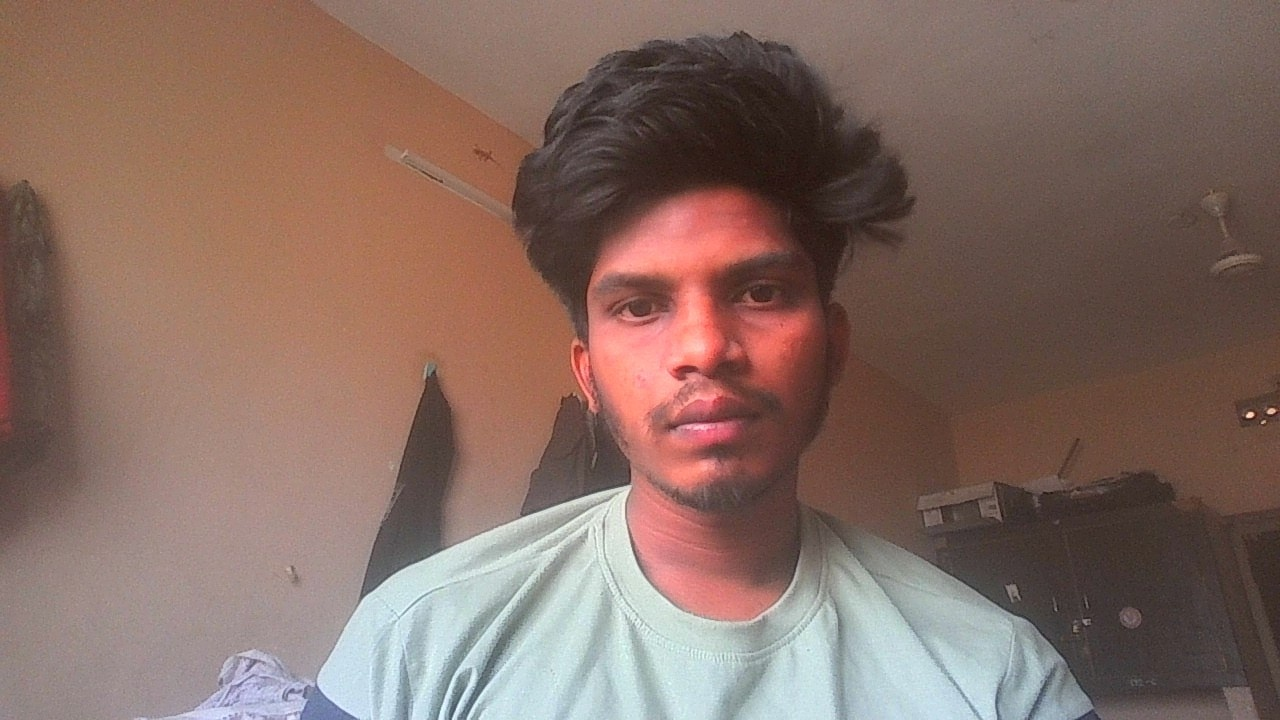
#> input picture Smart_Monitoring_System/dataset/KOTANA PRADEEP_1_0.jpg, 1280 x 720 px
$ python -i behavior_capture.py   (imports and definitions only)
#> lines starting #> are read from the running program, lines starting #| are printed output that depends on the picture
#> further down, picture is the input picture: shape (720, 1280, 3); mean B, G, R 99.5, 108.6, 134.1
"""
Real-time Behavior Capture and Analysis Module
Captures user images from webcam and detects behavior states: Active, Dull, or Sleepy
"""

import cv2
import numpy as np
import logging
from typing import Dict, Tuple, Optional
from datetime import datetime
from collections import deque
import base64
from io import BytesIO
from PIL import Image

logger = logging.getLogger(__name__)


class BehaviorCaptureAnalyzer:
    """Captures and analyzes real-time behavior from webcam"""

    # Behavior states
    ACTIVE = "Active"
    DULL = "Dull"
    DROWSY = "Drowsy"
    SLEEPY = "Sleepy"

    def __init__(self):
        """Initialize behavior capture analyzer"""
        self.cap = None
        self.current_frame = None
        self.behavior_history = deque(maxlen=30)  # Last 30 frames
        self.eye_cascade = cv2.CascadeClassifier(
            cv2.data.haarcascades + 'haarcascade_eye.xml'
        )
        self.face_cascade = cv2.CascadeClassifier(
            cv2.data.haarcascades + 'haarcascade_frontalface_default.xml'
        )

        # Behavior tracking
        self.frame_count = 0
        self.eye_blink_count = 0
        self.head_movement = deque(maxlen=10)
        self.last_frame_gray = None

        # Detection thresholds
        self.eye_closure_threshold = 0.3  # 30% of time eyes closed = sleepy
        self.motion_threshold = 1.2  # Lowered: very low motion = dull
        self.activity_threshold = 5.0  # Lowered: moderate motion = active

        logger.info("BehaviorCaptureAnalyzer initialized")

    # [48 lines left out: functions initialize_camera, capture_frame, not called in this run]

    def detect_eyes(self, frame: np.ndarray) -> Tuple[int, bool]:
        """
        Detect eyes in frame and determine if closed

        Args:
            frame: Input frame

        Returns:
            Tuple of (eyes_detected_count, eyes_likely_closed)
        """
        try:
            gray = cv2.cvtColor(frame, cv2.COLOR_BGR2GRAY)
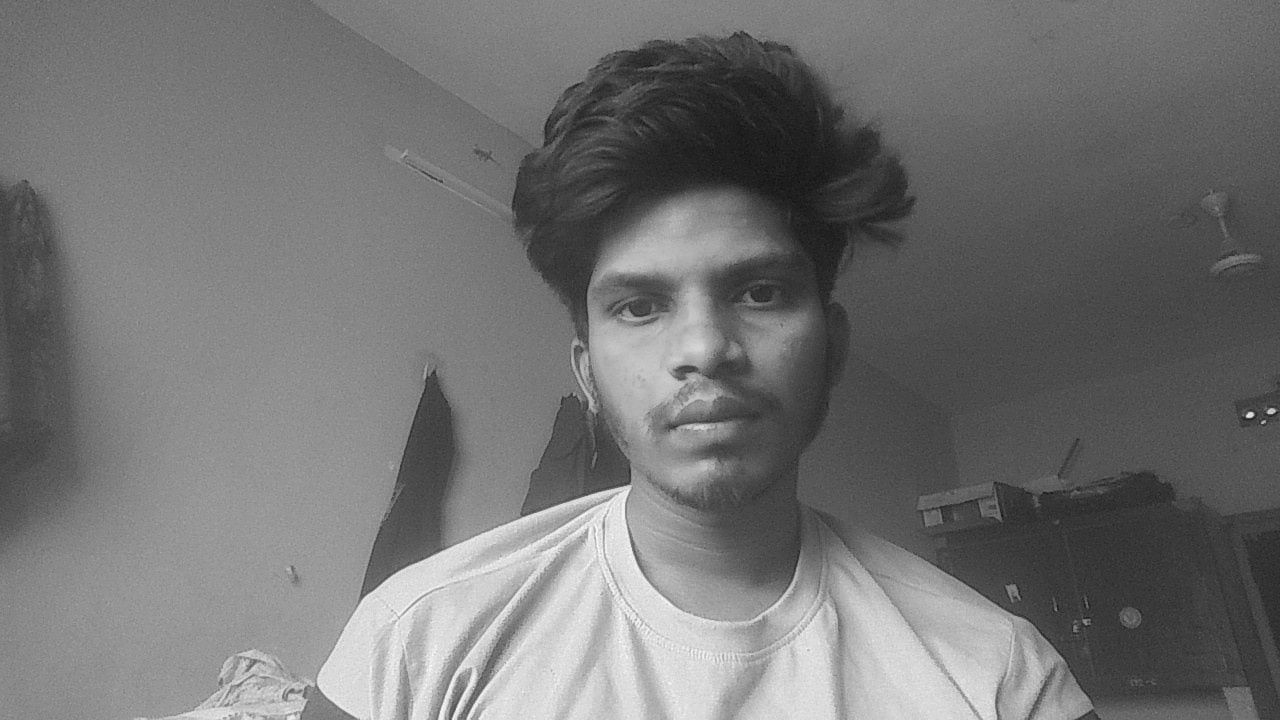
#> gray: shape (720, 1280); min 19, max 252, mean 115.2
            faces = self.face_cascade.detectMultiScale(gray, 1.3, 5)
#> faces = [[561, 189, 281, 281]]

            eyes_detected = 0
            eyes_closed = False

            for (x, y, w, h) in faces:
                roi_gray = gray[y:y+h, x:x+w]
                roi_color = frame[y:y+h, x:x+w]

                # Detect eyes in face region
                eyes = self.eye_cascade.detectMultiScale(roi_gray)
                eyes_detected = len(eyes)

                # Analyze eye closure based on darkness and size
                if eyes_detected == 0 or eyes_detected < 2:
                    # Eyes not fully visible or closed
                    roi_brightness = np.mean(roi_gray)
                    roi_contrast = np.std(roi_gray)

                    # If dark and low contrast in eye region = likely closed
                    if roi_brightness < 100 and roi_contrast < 50:
                        eyes_closed = True
                else:
                    eyes_closed = False
#> this loop made 1 pass
#> (x, y, w, h, eyes, eyes_detected, eyes_closed) on pass 1: (561, 189, 281, 281, [[37, 77, 82, 82], [164, 74, 63, 63]], 2, False)
#> pass 1, in detect_eyes, `roi_gray = gray[y:y+h, x:x+w]`:
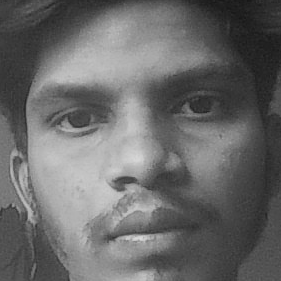
#> roi_gray: shape (281, 281); min 22, max 219, mean 105.5
#> pass 1, in detect_eyes, `roi_color = frame[y:y+h, x:x+w]`:
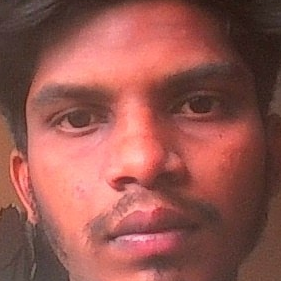
#> roi_color: shape (281, 281, 3); mean B, G, R 80.3, 87.2, 150.9

            return eyes_detected, eyes_closed

        except Exception as e:
            logger.error(f"Error detecting eyes: {e}")
            return 0, False

    def detect_motion(self, frame: np.ndarray) -> float:
        """
        Detect motion/movement in frame

        Args:
            frame: Current frame

        Returns:
            Motion magnitude (0-100)
        """
        try:
            gray = cv2.cvtColor(frame, cv2.COLOR_BGR2GRAY)

            if self.last_frame_gray is None:
                self.last_frame_gray = gray
                return 0.0

            # Calculate optical flow for motion detection
            flow = cv2.calcOpticalFlowFarneback(
                self.last_frame_gray, gray, None, 0.5, 3, 15, 3, 5, 1.2, 0
            )

            # Calculate motion magnitude
            mag, _ = cv2.cartToPolar(flow[..., 0], flow[..., 1])
            motion = np.mean(mag)

            self.last_frame_gray = gray
            return float(motion)

        except Exception as e:
            logger.error(f"Error detecting motion: {e}")
            return 0.0

    def analyze_behavior_state(self, frame: np.ndarray) -> Dict:
        """
        Analyze current behavior state: Active, Dull, or Sleepy

        Args:
            frame: Input frame from camera

        Returns:
            Behavior analysis result
        """
        try:
            self.frame_count += 1

            # Detect eyes
            eyes_detected, eyes_closed = self.detect_eyes(frame)
#> eyes_detected = 2; eyes_closed = False

            # Detect motion
            motion = self.detect_motion(frame)
#> motion = 0
            self.head_movement.append(motion)

            # Track eye blinks
            if eyes_closed:
                self.eye_blink_count += 1

            # Calculate metrics
            avg_motion = np.mean(list(self.head_movement)) if self.head_movement else 0
            eye_closure_ratio = min(self.eye_blink_count / max(self.frame_count, 1), 1.0)

            # Determine behavior state
            behavior_state = self._determine_state(
                eyes_detected, eyes_closed, avg_motion, eye_closure_ratio
            )
#> behavior_state = 'Active'

            # Store in history
            self.behavior_history.append(behavior_state)

            # Calculate confidence
            confidence = self._calculate_confidence(
                eyes_detected, eyes_closed, avg_motion, eye_closure_ratio
            )
#> confidence = 70

            result = {
                "timestamp": datetime.now().isoformat(),
                "behavior": behavior_state,
                "confidence": confidence,
                "eyes_detected": eyes_detected,
                "eyes_closed": eyes_closed,
                "motion": float(avg_motion),
                "eye_closure_ratio": float(eye_closure_ratio),
                "frame_count": self.frame_count,
                "details": {
                    "current_motion": float(motion),
                    "avg_motion": float(avg_motion),
                    "motion_trend": "increasing" if len(self.head_movement) >= 2 and self.head_movement[-1] > self.head_movement[-2] else "decreasing"
                }
            }

            logger.info(f"Behavior detected: {behavior_state} (confidence: {confidence:.2f}%)")
            return result

        except Exception as e:
            logger.error(f"Error analyzing behavior: {e}")
            return {
                "timestamp": datetime.now().isoformat(),
                "behavior": "Unknown",
                "confidence": 0.0,
                "error": str(e)
            }

    def _determine_state(
        self,
        eyes_detected: int,
        eyes_closed: bool,
        avg_motion: float,
        eye_closure_ratio: float
    ) -> str:
        """
        Determine behavior state based on metrics

        Args:
            eyes_detected: Number of eyes detected
            eyes_closed: Whether eyes are likely closed
            avg_motion: Average motion magnitude
            eye_closure_ratio: Ratio of frames with closed eyes

        Returns:
            Behavior state string
        """
        # SLEEPY: Eyes closed for long time
        if eyes_closed and eye_closure_ratio > 0.5:
            return self.SLEEPY

        # DROWSY: Eyes closed frequently but not permanently, or moderate closure ratio
        if eyes_closed or eye_closure_ratio > self.eye_closure_threshold:
            if avg_motion < self.motion_threshold:
                return self.SLEEPY
            else:
                return self.DROWSY

        # ACTIVE: Moderate to high motion
        if avg_motion > self.activity_threshold:
            return self.ACTIVE

        # DULL: Only if motion is extremely low and no significant activity
        if avg_motion < self.motion_threshold:
            # If eyes are wide open, maybe still ACTIVE (studying/reading)
            if eyes_detected >= 2 and not eyes_closed:
                return self.ACTIVE
            return self.DULL

        # Default to Active
        return self.ACTIVE

    def _calculate_confidence(
        self,
        eyes_detected: int,
        eyes_closed: bool,
        avg_motion: float,
        eye_closure_ratio: float
    ) -> float:
        """
        Calculate confidence score for behavior detection

        Args:
            eyes_detected: Number of eyes detected
            eyes_closed: Whether eyes are likely closed
            avg_motion: Average motion magnitude
            eye_closure_ratio: Ratio of frames with closed eyes

        Returns:
            Confidence score (0-100)
        """
        confidence = 50.0  # Base confidence

        # Eye detection improves confidence
        if eyes_detected >= 2:
            confidence += 20
        elif eyes_detected == 1:
            confidence += 10

        # Clear eye state improves confidence
        if eyes_closed or eye_closure_ratio > self.eye_closure_threshold:
            confidence += 15

        # Motion consistency improves confidence
        if len(self.head_movement) >= 10:
            motion_variance = np.std(list(self.head_movement))
            if motion_variance < 5:
                confidence += 15

        return min(confidence, 100.0)

    # [45 lines left out: functions get_frame_base64, get_behavior_summary, not called in this run]

    def release_camera(self):
        """Release camera resources"""
        if self.cap is not None:
            self.cap.release()
            logger.info("Camera released")

    def __del__(self):
        """Cleanup on object deletion"""
        self.release_camera()


class BehaviorReportGenerator:
    """Generate behavior analysis reports"""

    # [111 lines left out: functions generate_report, _determine_health_status, _generate_recommendations, _generate_drawbacks, not called in this run]

>>> import cv2
>>> picture = cv2.imread('dataset/KOTANA PRADEEP_1_0.jpg')
>>> result = BehaviorCaptureAnalyzer().analyze_behavior_state(picture)
#> result = 9 items

$ run again, on Smart_Monitoring_System/dataset/abc_9499_0.jpg
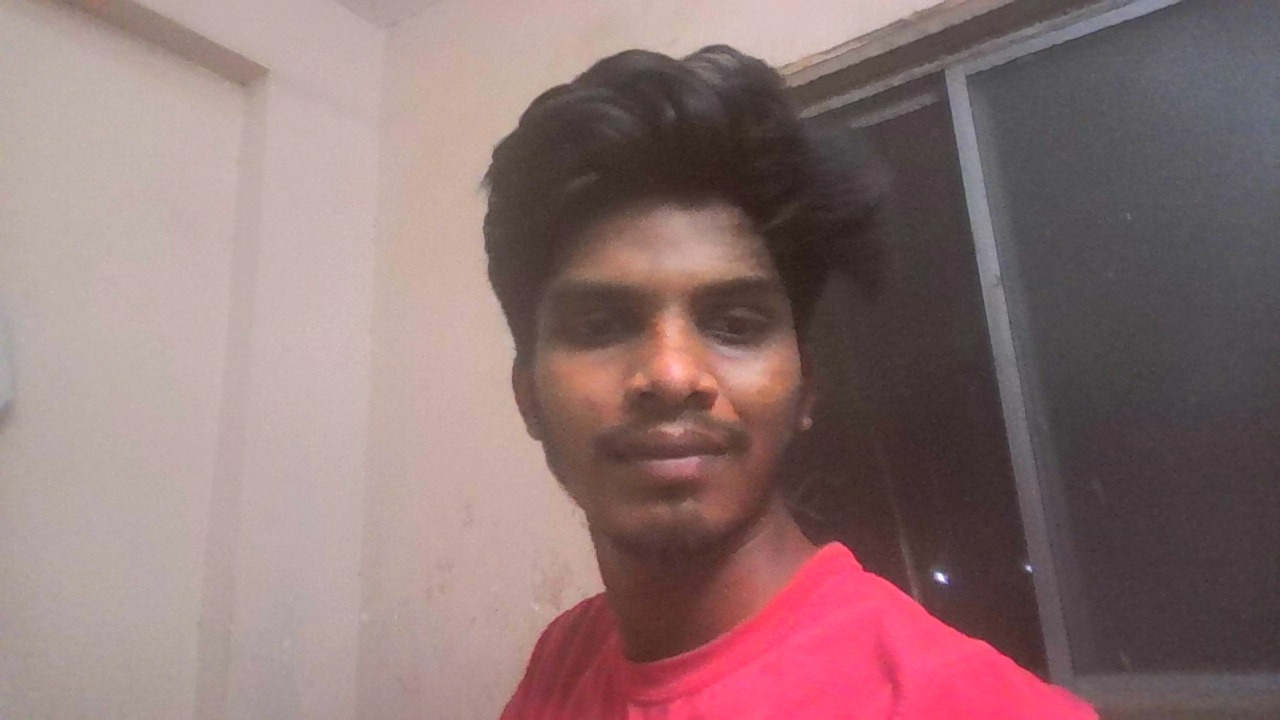
#> input picture Smart_Monitoring_System/dataset/abc_9499_0.jpg, 1280 x 720 px
#> picture is the input picture: shape (720, 1280, 3); mean B, G, R 116, 115.9, 142.2
#> in detect_eyes, `gray = cv2.cvtColor(frame, cv2.COLOR_BGR2GRAY)`:
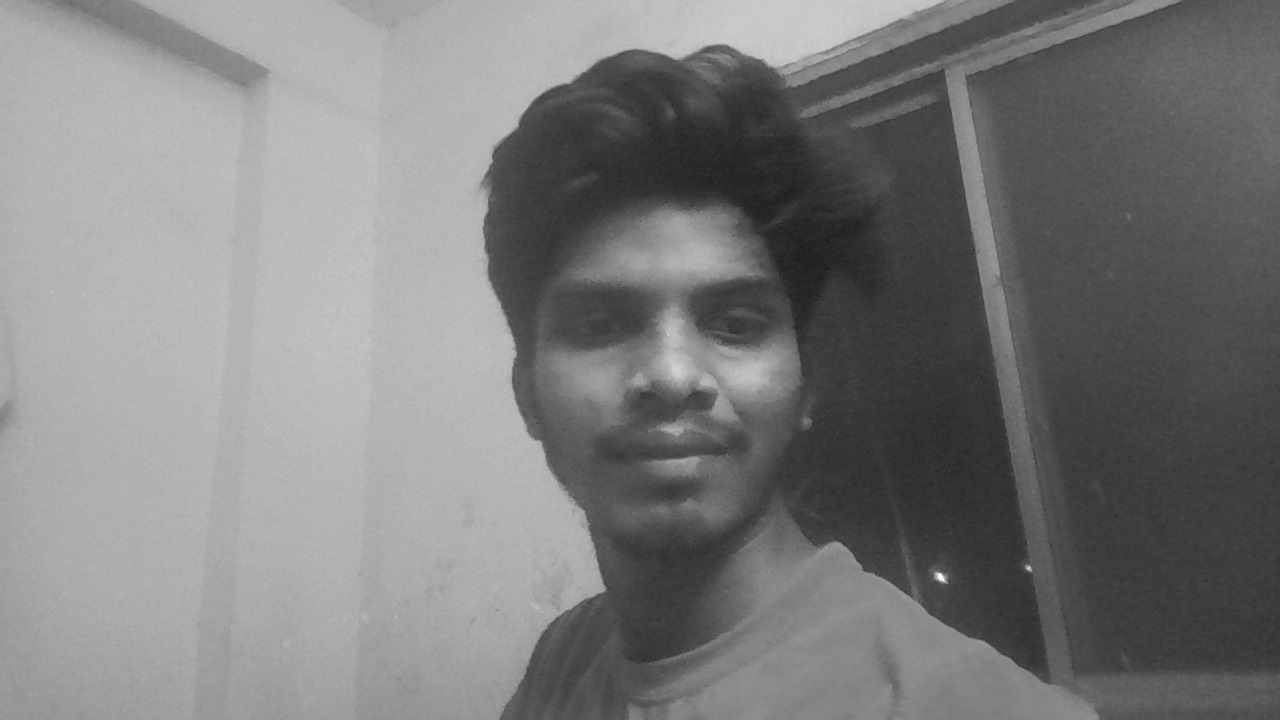
#> gray: shape (720, 1280); min 27, max 253, mean 123.8
#> faces = [[491, 186, 345, 345]]
#> the loop in detect_eyes, `for (x, y, w, h) in faces:` made 1 pass
#> (x, y, w, h, eyes_detected, roi_brightness, roi_contrast, eyes_closed) on pass 1: (491, 186, 345, 345, 0, 98.12, 41.88, True)
#> pass 1, in detect_eyes, `roi_color = frame[y:y+h, x:x+w]`:
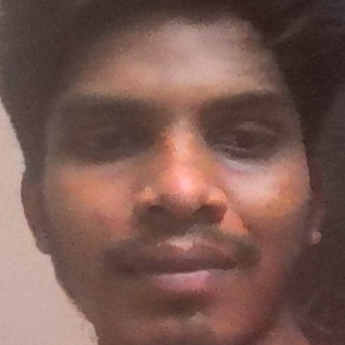
#> roi_color: shape (345, 345, 3); mean B, G, R 81.3, 89.5, 121.5
#> in analyze_behavior_state, `eyes_detected, eyes_closed = self.detect_eyes(frame)`: eyes_detected = 0; eyes_closed = True
#> motion = 0
#> behavior_state = 'Sleepy'
#> confidence = 65
#> result = 9 items
